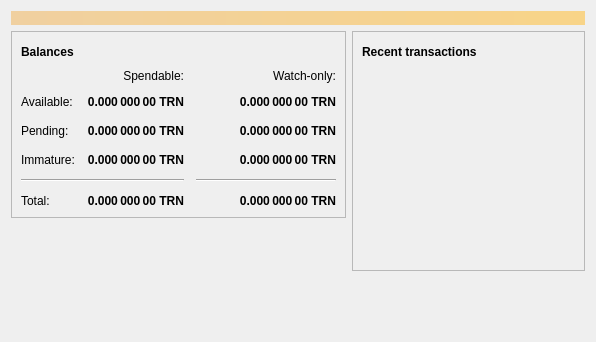
<?xml version="1.0" encoding="UTF-8"?>
<ui version="4.0">
 <class>OverviewPage</class>
 <widget class="QWidget" name="OverviewPage">
  <property name="geometry">
   <rect>
    <x>0</x>
    <y>0</y>
    <width>596</width>
    <height>342</height>
   </rect>
  </property>
  <property name="windowTitle">
   <string>Form</string>
  </property>
  <layout class="QVBoxLayout" name="topLayout">
   <item>
    <widget class="QLabel" name="labelAlerts">
     <property name="visible">
      <bool>false</bool>
     </property>
     <property name="styleSheet">
      <string notr="true">QLabel { background-color: qlineargradient(x1: 0, y1: 0, x2: 1, y2: 0, stop:0 #F0D0A0, stop:1 #F8D488); color:#000000; }</string>
     </property>
     <property name="wordWrap">
      <bool>true</bool>
     </property>
     <property name="margin">
      <number>3</number>
     </property>
     <property name="textInteractionFlags">
      <set>Qt::TextSelectableByMouse</set>
     </property>
    </widget>
   </item>
   <item>
    <layout class="QHBoxLayout" name="horizontalLayout" stretch="1,1">
     <item>
      <layout class="QVBoxLayout" name="verticalLayout_2">
       <item>
        <widget class="QFrame" name="frame">
         <property name="frameShape">
          <enum>QFrame::StyledPanel</enum>
         </property>
         <property name="frameShadow">
          <enum>QFrame::Raised</enum>
         </property>
         <layout class="QVBoxLayout" name="verticalLayout_4">
          <item>
           <layout class="QHBoxLayout" name="horizontalLayout_4">
            <item>
             <widget class="QLabel" name="label_5">
              <property name="font">
               <font>
                <weight>75</weight>
                <bold>true</bold>
               </font>
              </property>
              <property name="text">
               <string>Balances</string>
              </property>
             </widget>
            </item>
            <item>
             <widget class="QPushButton" name="labelWalletStatus">
              <property name="enabled">
               <bool>true</bool>
              </property>
              <property name="maximumSize">
               <size>
                <width>30</width>
                <height>16777215</height>
               </size>
              </property>
              <property name="toolTip">
               <string>The displayed information may be out of date. Your wallet automatically synchronizes with the Troin network after a connection is established, but this process has not completed yet.</string>
              </property>
              <property name="text">
               <string/>
              </property>
              <property name="icon">
               <iconset resource="../bitcoin.qrc">
                <normaloff>:/icons/warning</normaloff>
                <disabledoff>:/icons/warning</disabledoff>:/icons/warning</iconset>
              </property>
              <property name="iconSize">
               <size>
                <width>24</width>
                <height>24</height>
               </size>
              </property>
              <property name="flat">
               <bool>true</bool>
              </property>
             </widget>
            </item>
            <item>
             <spacer name="horizontalSpacer_3">
              <property name="orientation">
               <enum>Qt::Horizontal</enum>
              </property>
              <property name="sizeHint" stdset="0">
               <size>
                <width>40</width>
                <height>20</height>
               </size>
              </property>
             </spacer>
            </item>
           </layout>
          </item>
          <item>
           <layout class="QGridLayout" name="gridLayout">
            <property name="spacing">
             <number>12</number>
            </property>
            <item row="2" column="2">
             <widget class="QLabel" name="labelWatchPending">
              <property name="font">
               <font>
                <weight>75</weight>
                <bold>true</bold>
               </font>
              </property>
              <property name="cursor">
               <cursorShape>IBeamCursor</cursorShape>
              </property>
              <property name="toolTip">
               <string>Unconfirmed transactions to watch-only addresses</string>
              </property>
              <property name="text">
               <string notr="true">0.000 000 00 TRN</string>
              </property>
              <property name="alignment">
               <set>Qt::AlignRight|Qt::AlignTrailing|Qt::AlignVCenter</set>
              </property>
              <property name="textInteractionFlags">
               <set>Qt::LinksAccessibleByMouse|Qt::TextSelectableByKeyboard|Qt::TextSelectableByMouse</set>
              </property>
             </widget>
            </item>
            <item row="2" column="1">
             <widget class="QLabel" name="labelUnconfirmed">
              <property name="font">
               <font>
                <weight>75</weight>
                <bold>true</bold>
               </font>
              </property>
              <property name="cursor">
               <cursorShape>IBeamCursor</cursorShape>
              </property>
              <property name="toolTip">
               <string>Total of transactions that have yet to be confirmed, and do not yet count toward the spendable balance</string>
              </property>
              <property name="text">
               <string notr="true">0.000 000 00 TRN</string>
              </property>
              <property name="alignment">
               <set>Qt::AlignRight|Qt::AlignTrailing|Qt::AlignVCenter</set>
              </property>
              <property name="textInteractionFlags">
               <set>Qt::LinksAccessibleByMouse|Qt::TextSelectableByKeyboard|Qt::TextSelectableByMouse</set>
              </property>
             </widget>
            </item>
            <item row="3" column="2">
             <widget class="QLabel" name="labelWatchImmature">
              <property name="font">
               <font>
                <weight>75</weight>
                <bold>true</bold>
               </font>
              </property>
              <property name="cursor">
               <cursorShape>IBeamCursor</cursorShape>
              </property>
              <property name="toolTip">
               <string>Mined balance in watch-only addresses that has not yet matured</string>
              </property>
              <property name="text">
               <string notr="true">0.000 000 00 TRN</string>
              </property>
              <property name="alignment">
               <set>Qt::AlignRight|Qt::AlignTrailing|Qt::AlignVCenter</set>
              </property>
              <property name="textInteractionFlags">
               <set>Qt::LinksAccessibleByMouse|Qt::TextSelectableByKeyboard|Qt::TextSelectableByMouse</set>
              </property>
             </widget>
            </item>
            <item row="4" column="0" colspan="2">
             <widget class="Line" name="line">
              <property name="orientation">
               <enum>Qt::Horizontal</enum>
              </property>
             </widget>
            </item>
            <item row="4" column="2">
             <widget class="Line" name="lineWatchBalance">
              <property name="sizePolicy">
               <sizepolicy hsizetype="Preferred" vsizetype="Fixed">
                <horstretch>0</horstretch>
                <verstretch>0</verstretch>
               </sizepolicy>
              </property>
              <property name="minimumSize">
               <size>
                <width>140</width>
                <height>0</height>
               </size>
              </property>
              <property name="orientation">
               <enum>Qt::Horizontal</enum>
              </property>
             </widget>
            </item>
            <item row="5" column="0">
             <widget class="QLabel" name="labelTotalText">
              <property name="text">
               <string>Total:</string>
              </property>
             </widget>
            </item>
            <item row="3" column="1">
             <widget class="QLabel" name="labelImmature">
              <property name="font">
               <font>
                <weight>75</weight>
                <bold>true</bold>
               </font>
              </property>
              <property name="cursor">
               <cursorShape>IBeamCursor</cursorShape>
              </property>
              <property name="toolTip">
               <string>Mined balance that has not yet matured</string>
              </property>
              <property name="text">
               <string notr="true">0.000 000 00 TRN</string>
              </property>
              <property name="alignment">
               <set>Qt::AlignRight|Qt::AlignTrailing|Qt::AlignVCenter</set>
              </property>
              <property name="textInteractionFlags">
               <set>Qt::LinksAccessibleByMouse|Qt::TextSelectableByKeyboard|Qt::TextSelectableByMouse</set>
              </property>
             </widget>
            </item>
            <item row="2" column="3">
             <spacer name="horizontalSpacer_2">
              <property name="orientation">
               <enum>Qt::Horizontal</enum>
              </property>
              <property name="sizeHint" stdset="0">
               <size>
                <width>40</width>
                <height>20</height>
               </size>
              </property>
             </spacer>
            </item>
            <item row="3" column="0">
             <widget class="QLabel" name="labelImmatureText">
              <property name="text">
               <string>Immature:</string>
              </property>
             </widget>
            </item>
            <item row="5" column="1">
             <widget class="QLabel" name="labelTotal">
              <property name="font">
               <font>
                <weight>75</weight>
                <bold>true</bold>
               </font>
              </property>
              <property name="cursor">
               <cursorShape>IBeamCursor</cursorShape>
              </property>
              <property name="toolTip">
               <string>Your current total balance</string>
              </property>
              <property name="text">
               <string notr="true">0.000 000 00 TRN</string>
              </property>
              <property name="alignment">
               <set>Qt::AlignRight|Qt::AlignTrailing|Qt::AlignVCenter</set>
              </property>
              <property name="textInteractionFlags">
               <set>Qt::LinksAccessibleByMouse|Qt::TextSelectableByKeyboard|Qt::TextSelectableByMouse</set>
              </property>
             </widget>
            </item>
            <item row="5" column="2">
             <widget class="QLabel" name="labelWatchTotal">
              <property name="font">
               <font>
                <weight>75</weight>
                <bold>true</bold>
               </font>
              </property>
              <property name="cursor">
               <cursorShape>IBeamCursor</cursorShape>
              </property>
              <property name="toolTip">
               <string>Current total balance in watch-only addresses</string>
              </property>
              <property name="text">
               <string notr="true">0.000 000 00 TRN</string>
              </property>
              <property name="alignment">
               <set>Qt::AlignRight|Qt::AlignTrailing|Qt::AlignVCenter</set>
              </property>
              <property name="textInteractionFlags">
               <set>Qt::LinksAccessibleByMouse|Qt::TextSelectableByKeyboard|Qt::TextSelectableByMouse</set>
              </property>
             </widget>
            </item>
            <item row="0" column="2">
             <widget class="QLabel" name="labelWatchonly">
              <property name="text">
               <string>Watch-only:</string>
              </property>
              <property name="alignment">
               <set>Qt::AlignRight|Qt::AlignTrailing|Qt::AlignVCenter</set>
              </property>
             </widget>
            </item>
            <item row="1" column="0">
             <widget class="QLabel" name="labelBalanceText">
              <property name="text">
               <string>Available:</string>
              </property>
             </widget>
            </item>
            <item row="1" column="1">
             <widget class="QLabel" name="labelBalance">
              <property name="font">
               <font>
                <weight>75</weight>
                <bold>true</bold>
               </font>
              </property>
              <property name="cursor">
               <cursorShape>IBeamCursor</cursorShape>
              </property>
              <property name="toolTip">
               <string>Your current spendable balance</string>
              </property>
              <property name="text">
               <string notr="true">0.000 000 00 TRN</string>
              </property>
              <property name="alignment">
               <set>Qt::AlignRight|Qt::AlignTrailing|Qt::AlignVCenter</set>
              </property>
              <property name="textInteractionFlags">
               <set>Qt::LinksAccessibleByMouse|Qt::TextSelectableByKeyboard|Qt::TextSelectableByMouse</set>
              </property>
             </widget>
            </item>
            <item row="1" column="2">
             <widget class="QLabel" name="labelWatchAvailable">
              <property name="font">
               <font>
                <weight>75</weight>
                <bold>true</bold>
               </font>
              </property>
              <property name="cursor">
               <cursorShape>IBeamCursor</cursorShape>
              </property>
              <property name="toolTip">
               <string>Your current balance in watch-only addresses</string>
              </property>
              <property name="text">
               <string notr="true">0.000 000 00 TRN</string>
              </property>
              <property name="alignment">
               <set>Qt::AlignRight|Qt::AlignTrailing|Qt::AlignVCenter</set>
              </property>
              <property name="textInteractionFlags">
               <set>Qt::LinksAccessibleByMouse|Qt::TextSelectableByKeyboard|Qt::TextSelectableByMouse</set>
              </property>
             </widget>
            </item>
            <item row="2" column="0">
             <widget class="QLabel" name="labelPendingText">
              <property name="text">
               <string>Pending:</string>
              </property>
             </widget>
            </item>
            <item row="0" column="1">
             <widget class="QLabel" name="labelSpendable">
              <property name="text">
               <string>Spendable:</string>
              </property>
              <property name="alignment">
               <set>Qt::AlignRight|Qt::AlignTrailing|Qt::AlignVCenter</set>
              </property>
             </widget>
            </item>
           </layout>
          </item>
         </layout>
        </widget>
       </item>
       <item>
        <spacer name="verticalSpacer">
         <property name="orientation">
          <enum>Qt::Vertical</enum>
         </property>
         <property name="sizeHint" stdset="0">
          <size>
           <width>20</width>
           <height>40</height>
          </size>
         </property>
        </spacer>
       </item>
      </layout>
     </item>
     <item>
      <layout class="QVBoxLayout" name="verticalLayout_3">
       <item>
        <widget class="QFrame" name="frame_2">
         <property name="frameShape">
          <enum>QFrame::StyledPanel</enum>
         </property>
         <property name="frameShadow">
          <enum>QFrame::Raised</enum>
         </property>
         <layout class="QVBoxLayout" name="verticalLayout">
          <item>
           <layout class="QHBoxLayout" name="horizontalLayout_2">
            <item>
             <widget class="QLabel" name="label_4">
              <property name="font">
               <font>
                <weight>75</weight>
                <bold>true</bold>
               </font>
              </property>
              <property name="text">
               <string>Recent transactions</string>
              </property>
             </widget>
            </item>
            <item>
             <widget class="QPushButton" name="labelTransactionsStatus">
              <property name="enabled">
               <bool>true</bool>
              </property>
              <property name="maximumSize">
               <size>
                <width>30</width>
                <height>16777215</height>
               </size>
              </property>
              <property name="toolTip">
               <string>The displayed information may be out of date. Your wallet automatically synchronizes with the Troin network after a connection is established, but this process has not completed yet.</string>
              </property>
              <property name="text">
               <string/>
              </property>
              <property name="icon">
               <iconset resource="../bitcoin.qrc">
                <normaloff>:/icons/warning</normaloff>
                <disabledoff>:/icons/warning</disabledoff>:/icons/warning</iconset>
              </property>
              <property name="iconSize">
               <size>
                <width>24</width>
                <height>24</height>
               </size>
              </property>
              <property name="flat">
               <bool>true</bool>
              </property>
             </widget>
            </item>
            <item>
             <spacer name="horizontalSpacer">
              <property name="orientation">
               <enum>Qt::Horizontal</enum>
              </property>
              <property name="sizeHint" stdset="0">
               <size>
                <width>40</width>
                <height>20</height>
               </size>
              </property>
             </spacer>
            </item>
           </layout>
          </item>
          <item>
           <widget class="QListView" name="listTransactions">
            <property name="styleSheet">
             <string notr="true">QListView { background: transparent; }</string>
            </property>
            <property name="frameShape">
             <enum>QFrame::NoFrame</enum>
            </property>
            <property name="verticalScrollBarPolicy">
             <enum>Qt::ScrollBarAlwaysOff</enum>
            </property>
            <property name="horizontalScrollBarPolicy">
             <enum>Qt::ScrollBarAlwaysOff</enum>
            </property>
            <property name="selectionMode">
             <enum>QAbstractItemView::NoSelection</enum>
            </property>
           </widget>
          </item>
         </layout>
        </widget>
       </item>
       <item>
        <spacer name="verticalSpacer_2">
         <property name="orientation">
          <enum>Qt::Vertical</enum>
         </property>
         <property name="sizeHint" stdset="0">
          <size>
           <width>20</width>
           <height>40</height>
          </size>
         </property>
        </spacer>
       </item>
      </layout>
     </item>
    </layout>
   </item>
  </layout>
 </widget>
 <resources/>
 <connections/>
</ui>
